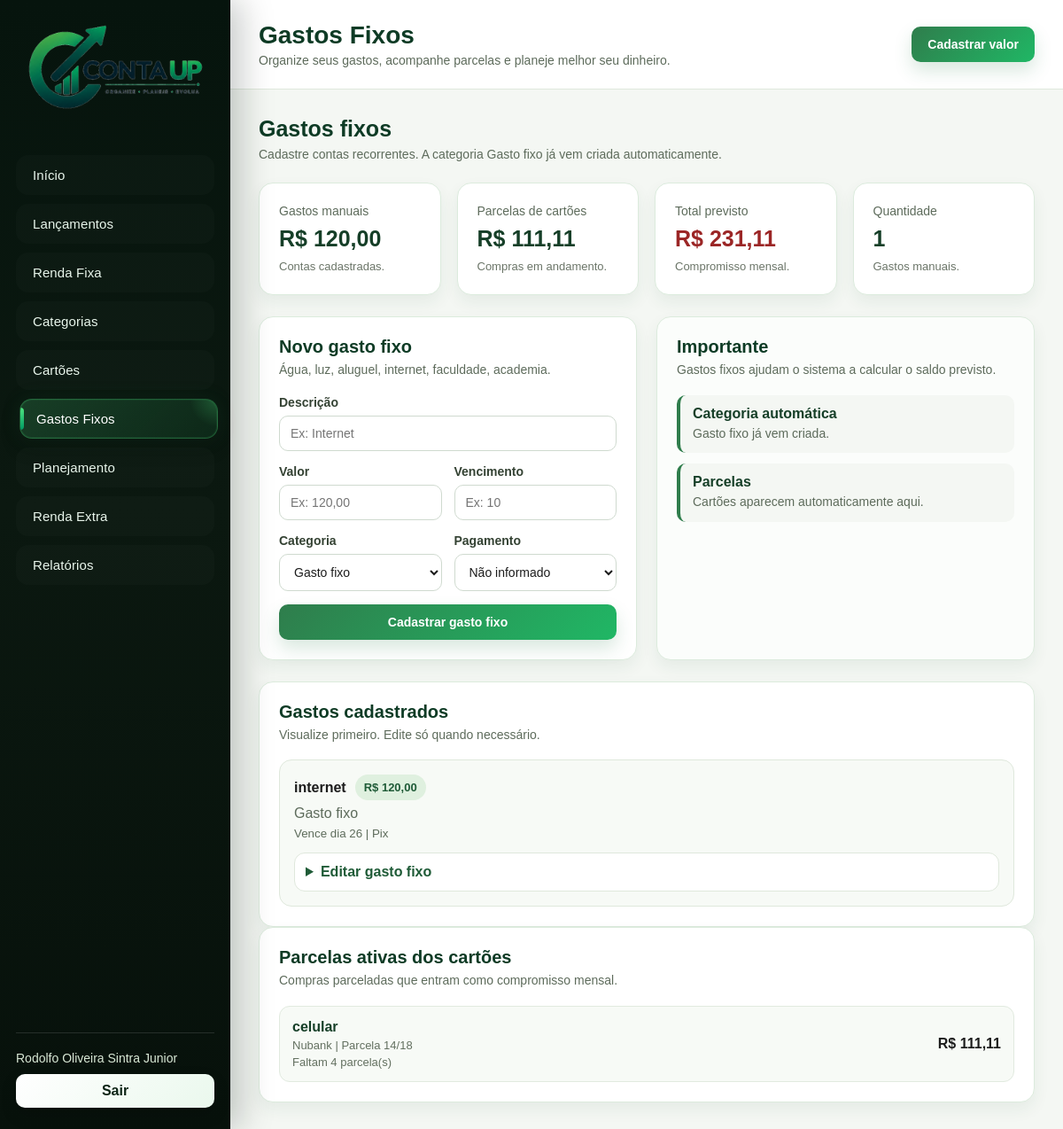
Page /gastos-fixos (signed in) on the committed database.
### tables this page shows
CREATE TABLE gastos_fixos (
            id INTEGER PRIMARY KEY AUTOINCREMENT,
            usuario_id INTEGER NOT NULL,
            descricao TEXT NOT NULL,
            valor REAL NOT NULL,
            dia_vencimento INTEGER,
            categoria_id INTEGER,
            forma_pagamento TEXT DEFAULT 'Não informado',
            ativo INTEGER DEFAULT 1,
            FOREIGN KEY (usuario_id) REFERENCES usuarios(id) ON DELETE CASCADE,
            FOREIGN KEY (categoria_id) REFERENCES categorias(id) ON DELETE SET NULL
        );

CREATE TABLE categorias (
            id INTEGER PRIMARY KEY AUTOINCREMENT,
            usuario_id INTEGER NOT NULL,
            nome TEXT NOT NULL,
            tipo TEXT NOT NULL CHECK(tipo IN ('receita', 'despesa')),
            usa_subcategorias INTEGER DEFAULT 0,
            ativo INTEGER DEFAULT 1,
            FOREIGN KEY (usuario_id) REFERENCES usuarios(id) ON DELETE CASCADE
        );

CREATE TABLE compras_cartao (
            id INTEGER PRIMARY KEY AUTOINCREMENT,
            usuario_id INTEGER NOT NULL,
            cartao_id INTEGER NOT NULL,
            descricao TEXT NOT NULL,
            valor_total REAL NOT NULL,
            data_compra TEXT NOT NULL,
            parcelas_total INTEGER NOT NULL,
            categoria_id INTEGER,
            subcategoria_id INTEGER,
            ativo INTEGER DEFAULT 1,
            FOREIGN KEY (usuario_id) REFERENCES usuarios(id) ON DELETE CASCADE,
            FOREIGN KEY (cartao_id) REFERENCES cartoes(id) ON DELETE CASCADE,
            FOREIGN KEY (categoria_id) REFERENCES categorias(id) ON DELETE SET NULL,
            FOREIGN KEY (subcategoria_id) REFERENCES subcategorias(id) ON DELETE SET NULL
        );

CREATE TABLE cartoes (
            id INTEGER PRIMARY KEY AUTOINCREMENT,
            usuario_id INTEGER NOT NULL,
            nome TEXT NOT NULL,
            banco TEXT,
            limite_total REAL DEFAULT 0,
            dia_fechamento INTEGER,
            dia_vencimento INTEGER,
            ativo INTEGER DEFAULT 1,
            FOREIGN KEY (usuario_id) REFERENCES usuarios(id) ON DELETE CASCADE
        );

### rotas/gastos_fixos.py (the view)
@gastos_fixos_bp.route('/gastos-fixos')
@login_obrigatorio
def gastos_fixos():
    usuario_id = session.get('usuario_id')
    gastos = listar_gastos_fixos(usuario_id)
    conexao = conectar()
    cursor = conexao.cursor()
    cursor.execute(
        '''
        SELECT
            compras_cartao.*,
            cartoes.nome AS cartao
        FROM compras_cartao
        JOIN cartoes ON cartoes.id = compras_cartao.cartao_id
        WHERE compras_cartao.usuario_id = ?
        AND compras_cartao.ativo = 1
        AND cartoes.ativo = 1
        ''',
        (usuario_id,)
    )
    compras_cartao = cursor.fetchall()
    conexao.close()
    total_parcelas_cartao = 0
    parcelas_ativas = []
    for compra in compras_cartao:
        dados = calcular_parcelamento(
            compra['data_compra'],
            compra['parcelas_total'],
            compra['valor_total']
        )
        if dados['status'] == 'Em andamento':
            total_parcelas_cartao += dados['valor_parcela']
            parcelas_ativas.append({
                'descricao': compra['descricao'],
                'cartao': compra['cartao'],
                'valor_parcela': dados['valor_parcela'],
                'parcela_atual': dados['parcela_atual'],
                'parcelas_total': compra['parcelas_total'],
                'parcelas_pendentes': dados['parcelas_pendentes']
            })
    total_gastos_fixos = calcular_total_gastos_fixos(gastos, total_parcelas_cartao)
    return render_template(
        'gastos_fixos.html',
        gastos_fixos=gastos,
        categorias=listar_categorias(usuario_id, 'despesa'),
        total_parcelas_cartao=total_parcelas_cartao,
        total_gastos_fixos=total_gastos_fixos,
        parcelas_ativas=parcelas_ativas
    )

### app.py (called while the page is built)
@app.context_processor
def funcoes_globais():
    return {
        'formatar_moeda': formatar_moeda
    }

### database.py (called while the page is built, shortened)
def conectar():
    conexao = sqlite3.connect(DATABASE)
    conexao.row_factory = sqlite3.Row
    conexao.execute('PRAGMA foreign_keys = ON')
    return conexao

def listar_categorias(usuario_id, tipo=None):
    conexao = conectar()
    cursor = conexao.cursor()
    if tipo:
        cursor.execute(
            '''
            SELECT * FROM categorias
            WHERE usuario_id = ?
            AND tipo = ?
            AND ativo = 1
            ORDER BY nome
            ''',
            (usuario_id, tipo)
        )
    categorias = cursor.fetchall()
    conexao.close()
    return categorias

def listar_gastos_fixos(usuario_id):
    conexao = conectar()
    cursor = conexao.cursor()
    cursor.execute(
        '''
        SELECT
            gastos_fixos.*,
            categorias.nome AS categoria
        FROM gastos_fixos
        LEFT JOIN categorias ON categorias.id = gastos_fixos.categoria_id
        WHERE gastos_fixos.usuario_id = ?
        AND gastos_fixos.ativo = 1
        ORDER BY gastos_fixos.dia_vencimento, gastos_fixos.descricao
        ''',
        (usuario_id,)
    )
    gastos = cursor.fetchall()
    conexao.close()
    return gastos

### funcoes.py (called while the page is built)
def formatar_moeda(valor):
    if valor is None:
        valor = 0
    return f'R$ {valor:,.2f}'.replace(',', 'X').replace('.', ',').replace('X', '.')

def calcular_total_gastos_fixos(gastos_fixos, total_parcelas_cartao):
    total = total_parcelas_cartao
    for gasto in gastos_fixos:
        total += gasto['valor']
    return total

### rotas/auth.py (called while the page is built)
def usuario_logado():
    return session.get('usuario_id')

def login_obrigatorio(funcao):
    @wraps(funcao)
    def wrapper(*args, **kwargs):
        if not usuario_logado():
            flash('Faça login para acessar o sistema.', 'aviso')
            return redirect(url_for('auth.login'))
        return funcao(*args, **kwargs)
    return wrapper

### templates/gastos_fixos.html (shortened to what this page needs)
{% extends 'base.html' %}
{% block pagina %}Gastos Fixos{% endblock %}
{% block conteudo %}
{% set total_manuais = gastos_fixos|sum(attribute='valor') %}
<section class='page-header'><div><h2>Gastos fixos</h2><p>Cadastre contas recorrentes. A categoria Gasto fixo já vem criada automaticamente.</p></div></section>
<section class='cards-grid'><article class='card resumo-card'><span>Gastos manuais</span><strong>{{ formatar_moeda(total_manuais) }}</strong><p>Contas cadastradas.</p></article><article class='card resumo-card'><span>Parcelas de cartões</span><strong>{{ formatar_moeda(total_parcelas_cartao) }}</strong><p>Compras em andamento.</p></article><article class='card resumo-card'><span>Total previsto</span><strong class='valor despesa'>{{ formatar_moeda(total_gastos_fixos) }}</strong><p>Compromisso mensal.</p></article><article class='card resumo-card'><span>Quantidade</span><strong>{{ gastos_fixos|length }}</strong><p>Gastos manuais.</p></article></section>
<section class='form-grid'><article class='card'><div class='card-title'><h3>Novo gasto fixo</h3><p>Água, luz, aluguel, internet, faculdade, academia.</p></div><form class='formulario' method='POST' action='{{ url_for('gastos_fixos.novo_gasto_fixo') }}'><div class='form-group'><label>Descrição</label><input type='text' name='descricao' placeholder='Ex: Internet' required></div><div class='form-row'><div class='form-group'><label>Valor</label><input type='text' name='valor' placeholder='Ex: 120,00' required></div><div class='form-group'><label>Vencimento</label><input type='number' name='dia_vencimento' min='1' max='31' placeholder='Ex: 10'></div></div><div class='form-row'><div class='form-group'><label>Categoria</label><select name='categoria_id'><option value=''>Sem categoria</option>{% for categoria in categorias %}<option value='{{ categoria.id }}' {% if categoria.nome == 'Gasto fixo' %}selected{% endif %}>{{ categoria.nome }}</option>{% endfor %}</select></div><div class='form-group'><label>Pagamento</label><select name='forma_pagamento'><option value='Não informado'>Não informado</option><option value='Pix'>Pix</option><option value='Dinheiro'>Dinheiro</option><option value='Débito'>Débito</option><option value='Crédito'>Crédito</option><option value='Boleto'>Boleto</option><option value='Transferência'>Transferência</option></select></div></div><button class='btn-primary' type='submit'>Cadastrar gasto fixo</button></form></article><article class='card apoio-card'><div class='card-title'><h3>Importante</h3><p>Gastos fixos ajudam o sistema a calcular o saldo previsto.</p></div><div class='lista-dicas'><div><strong>Categoria automática</strong><span>Gasto fixo já vem criada.</span></div><div><strong>Parcelas</strong><span>Cartões aparecem automaticamente aqui.</span></div></div></article></section>
<section class='card'><div class='card-title'><h3>Gastos cadastrados</h3><p>Visualize primeiro. Edite só quando necessário.</p></div>{% if gastos_fixos %}<div class='lista-resumo'>{% for gasto in gastos_fixos %}<div class='linha-lancamento'><div class='lancamento-info'><div><strong>{{ gasto.descricao }}</strong><span class='badge-info'>{{ formatar_moeda(gasto.valor) }}</span></div><p>{{ gasto.categoria or 'Sem categoria' }}</p><small>{% if gasto.dia_vencimento %}Vence dia {{ gasto.dia_vencimento }}{% else %}Sem vencimento{% endif %} | {{ gasto.forma_pagamento }}</small></div><details class='editar-detalhes'><summary>Editar gasto fixo</summary></details></div>{% endfor %}</div>{% else %}<div class='empty-state'><strong>Nenhum gasto fixo</strong><p>Cadastre suas contas recorrentes.</p></div>{% endif %}</section>
<section class='card'><div class='card-title'><h3>Parcelas ativas dos cartões</h3><p>Compras parceladas que entram como compromisso mensal.</p></div>{% if parcelas_ativas %}<div class='lista-resumo'>{% for parcela in parcelas_ativas %}<div class='linha-resumo'><div><strong>{{ parcela.descricao }}</strong><span>{{ parcela.cartao }} | Parcela {{ parcela.parcela_atual }}/{{ parcela.parcelas_total }}</span><small>Faltam {{ parcela.parcelas_pendentes }} parcela(s)</small></div><b>{{ formatar_moeda(parcela.valor_parcela) }}</b></div>{% endfor %}</div>{% else %}<div class='empty-state'><strong>Nenhuma parcela ativa</strong><p>Compras de cartão aparecerão aqui.</p></div>{% endif %}</section>
{% endblock %}

### static/css/style.css (style rules this page uses)
* { margin: 0; padding: 0; box-sizing: border-box; }
body { font-family: Arial, Helvetica, sans-serif; background: #f4f7f3; color: #1c1c1c; }
button, input, select, textarea { font-family: inherit; }
.btn-top, .btn-primary, .btn-secondary, .btn-danger, .btn { border: none; cursor: pointer; border-radius: 10px; font-weight: bold; font-size: 14px; display: inline-block; text-align: center; }
.btn-top, .btn-primary, .btn { background: #2f7d4c; color: #ffffff; padding: 12px 18px; }
.auth-form, .formulario { display: flex; flex-direction: column; gap: 15px; }
.page-header, .dashboard-header { display: flex; justify-content: space-between; align-items: flex-start; gap: 20px; margin-bottom: 24px; }
.page-header h2, .dashboard-header h2 { font-size: 25px; color: #163f28; margin-bottom: 6px; }
.page-header p, .dashboard-header p { color: #5d6b5b; font-size: 14px; }
.card { background: #ffffff; border: 1px solid #dfe8dc; border-radius: 16px; padding: 22px; box-shadow: 0 8px 18px rgba(31, 91, 55, 0.07); }
.card-title, .section-title { margin-bottom: 18px; }
.card-title h3, .section-title h2 { color: #163f28; font-size: 20px; margin-bottom: 5px; }
.card-title p { color: #5d6b5b; font-size: 14px; line-height: 1.4; }
.cards-grid { display: grid; grid-template-columns: repeat(4, 1fr); gap: 18px; margin-bottom: 24px; }
.dashboard-grid, .form-grid, .grid-2 { display: grid; grid-template-columns: repeat(2, 1fr); gap: 22px; margin-bottom: 24px; }
.resumo-card span { color: #5d6b5b; font-size: 14px; }
.resumo-card strong { display: block; color: #163f28; font-size: 25px; margin: 8px 0; }
.resumo-card p { color: #6b7568; font-size: 13px; line-height: 1.4; }
.valor.despesa, .valor-tabela.despesa { color: #9b2626; }
.form-group, .campo { display: flex; flex-direction: column; gap: 7px; }
.form-group label, .campo label { color: #344233; font-weight: bold; font-size: 14px; }
.form-group input, .form-group select, .form-group textarea, .campo input, .campo select, .campo textarea, .filtro-mes input, .filtro-mes select { width: 100%; border: 1px solid #cfdacf; background: #ffffff; color: #1c1c1c; border-radius: 10px; padding: 11px 12px; font-size: 14px; outline: none; }
.form-row { display: grid; grid-template-columns: repeat(2, 1fr); gap: 14px; }
.apoio-card { background: #fbfdfb; }
.lista-dicas, .lista-resumo, .resumo-lista { display: flex; flex-direction: column; gap: 12px; }
.lista-dicas div { border-left: 4px solid #2f7d4c; background: #f4f7f3; padding: 12px 14px; border-radius: 10px; }
.lista-dicas strong { display: block; color: #163f28; margin-bottom: 4px; }
.lista-dicas span { color: #5d6b5b; font-size: 14px; line-height: 1.4; }
.linha-resumo, .resumo-item { display: flex; justify-content: space-between; align-items: center; gap: 16px; padding: 14px; background: #f7faf6; border: 1px solid #e1eadf; border-radius: 12px; }
.linha-resumo strong, .resumo-item strong { color: #163f28; }
.linha-resumo span, .linha-resumo small, .resumo-item span { display: block; color: #637060; font-size: 13px; margin-top: 4px; }
.badge-info, .badge-neutro, .tipo { display: inline-block; padding: 7px 10px; border-radius: 999px; font-size: 13px; font-weight: bold; }
.badge-info { background: #dff0df; color: #1f5b37; }
.linha-lancamento { background: #f7faf6; border: 1px solid #dfe8dc; border-radius: 14px; padding: 16px; display: grid; grid-template-columns: 1fr auto; gap: 14px; }
.lancamento-info { display: flex; flex-direction: column; gap: 6px; }
.lancamento-info div { display: flex; align-items: center; gap: 10px; flex-wrap: wrap; }
.lancamento-info p, .lancamento-info small { color: #5d6b5b; }
.editar-detalhes { grid-column: 1 / -1; background: #ffffff; border: 1px solid #dfe8dc; border-radius: 12px; padding: 12px; }
.editar-detalhes summary { cursor: pointer; color: #1f5b37; font-weight: bold; }
.btn-top, .btn-primary, .btn { background: linear-gradient(135deg, #2f7d4c, #20b765); box-shadow: 0 10px 20px rgba(47, 125, 76, 0.18); }
.topbar h1, .page-header h2, .dashboard-header h2, .card-title h3, .section-title h2 { color: #0e3b25; }
.card { border-color: #dcebdd; }

### rows in the picture
gastos_fixos: descricao "internet", valor "R$ 120,00", nome "Gasto fixo", dia_vencimento "26", forma_pagamento "Pix"
compras_cartao: descricao "celular", cartao "Nubank", parcela_atual "14", parcelas_total "18", parcelas_pendentes "4", valor_parcela "R$ 111,11"

### other values in the picture
{{ session.get('usuario_nome') }} "Rodolfo Oliveira Sintra Junior"
{{ gastos_fixos|length }} "1"
form field categoria_id "Gasto fixo"
